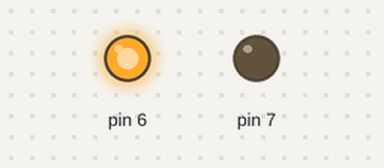
Bench run of a sketch on a simulated Arduino Uno, built with avr-gcc and run on an emulated ATmega328P. Parts: output pins drawn as LEDs (lit = HIGH).

Above: at 0.1 s.
At 3.1 s:
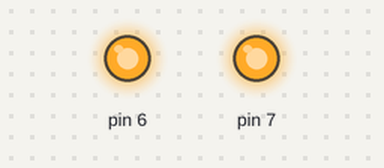
Timing chart, 0 to 4.6 s (numbered marks = the images above):
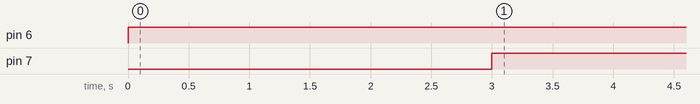

The sketch:

motortest.ino
```cpp
#include "config.h"
#include "motors.h"

Motor motorl(MOTOR_L_A_PIN,
	MOTOR_L_B_PIN,
	MOTOR_L_ENABLE_PIN);

Motor motorr(MOTOR_R_A_PIN,
	MOTOR_R_B_PIN,
	MOTOR_R_ENABLE_PIN);

int speed = 255;

void setup(){
	Serial.begin(9600);


}

void loop(){

	motorl.brake();
	motorr.drivef(speed);
	delay(1000);
	motorr.driveb(speed);

	delay(1000);

	motorr.brake();

	delay(1000);
	motorl.drivef(speed);
	delay(1000);
	motorl.driveb(speed);
	delay(1000);

	motorl.drivef(speed);
	motorr.drivef(speed);

	delay(2000);

	motorl.driveb(speed);
	motorr.driveb(speed);
	delay(2000);
}
```

Measured:
- by itself, pin 6: LOW → HIGH at 0.00 s
- by itself, pin 7: LOW → HIGH at 3.0 s
